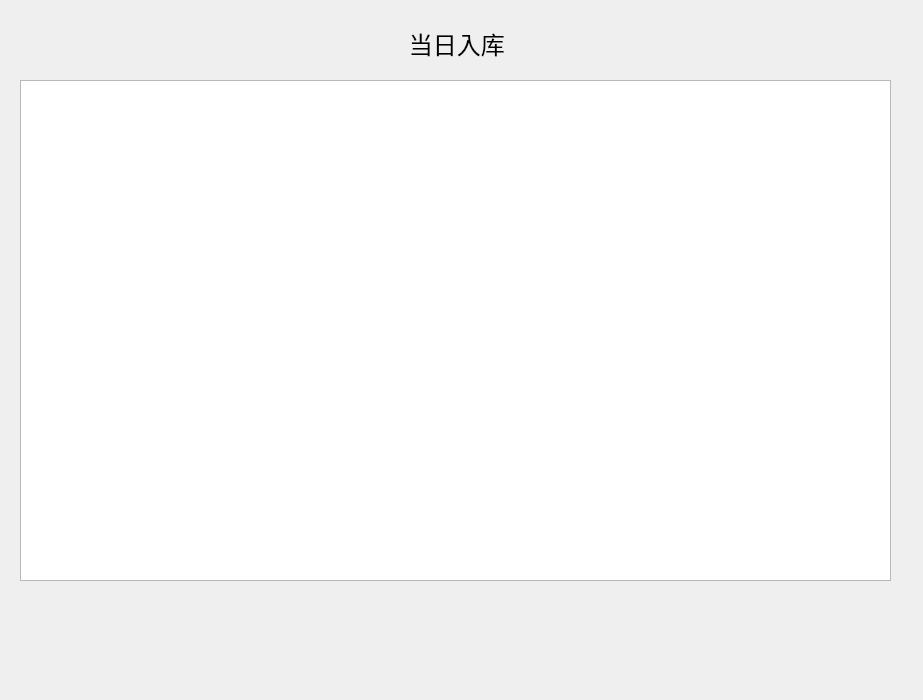
<?xml version="1.0" encoding="UTF-8"?>
<ui version="4.0">
 <class>enter_today_dialog</class>
 <widget class="QDialog" name="enter_today_dialog">
  <property name="geometry">
   <rect>
    <x>0</x>
    <y>0</y>
    <width>923</width>
    <height>700</height>
   </rect>
  </property>
  <property name="sizePolicy">
   <sizepolicy hsizetype="Fixed" vsizetype="Fixed">
    <horstretch>0</horstretch>
    <verstretch>50</verstretch>
   </sizepolicy>
  </property>
  <property name="minimumSize">
   <size>
    <width>0</width>
    <height>700</height>
   </size>
  </property>
  <property name="windowTitle">
   <string>当日入库</string>
  </property>
  <widget class="QTableView" name="tableView">
   <property name="geometry">
    <rect>
     <x>20</x>
     <y>80</y>
     <width>871</width>
     <height>501</height>
    </rect>
   </property>
   <property name="minimumSize">
    <size>
     <width>0</width>
     <height>100</height>
    </size>
   </property>
  </widget>
  <widget class="QLabel" name="label">
   <property name="geometry">
    <rect>
     <x>10</x>
     <y>-60</y>
     <width>900</width>
     <height>207</height>
    </rect>
   </property>
   <property name="font">
    <font>
     <family>Hei</family>
     <pointsize>18</pointsize>
     <weight>50</weight>
     <italic>false</italic>
     <bold>false</bold>
    </font>
   </property>
   <property name="styleSheet">
    <string notr="true">font: 18pt &quot;Hei&quot;;</string>
   </property>
   <property name="text">
    <string>当日入库 </string>
   </property>
   <property name="alignment">
    <set>Qt::AlignCenter</set>
   </property>
  </widget>
 </widget>
 <resources/>
 <connections/>
</ui>
